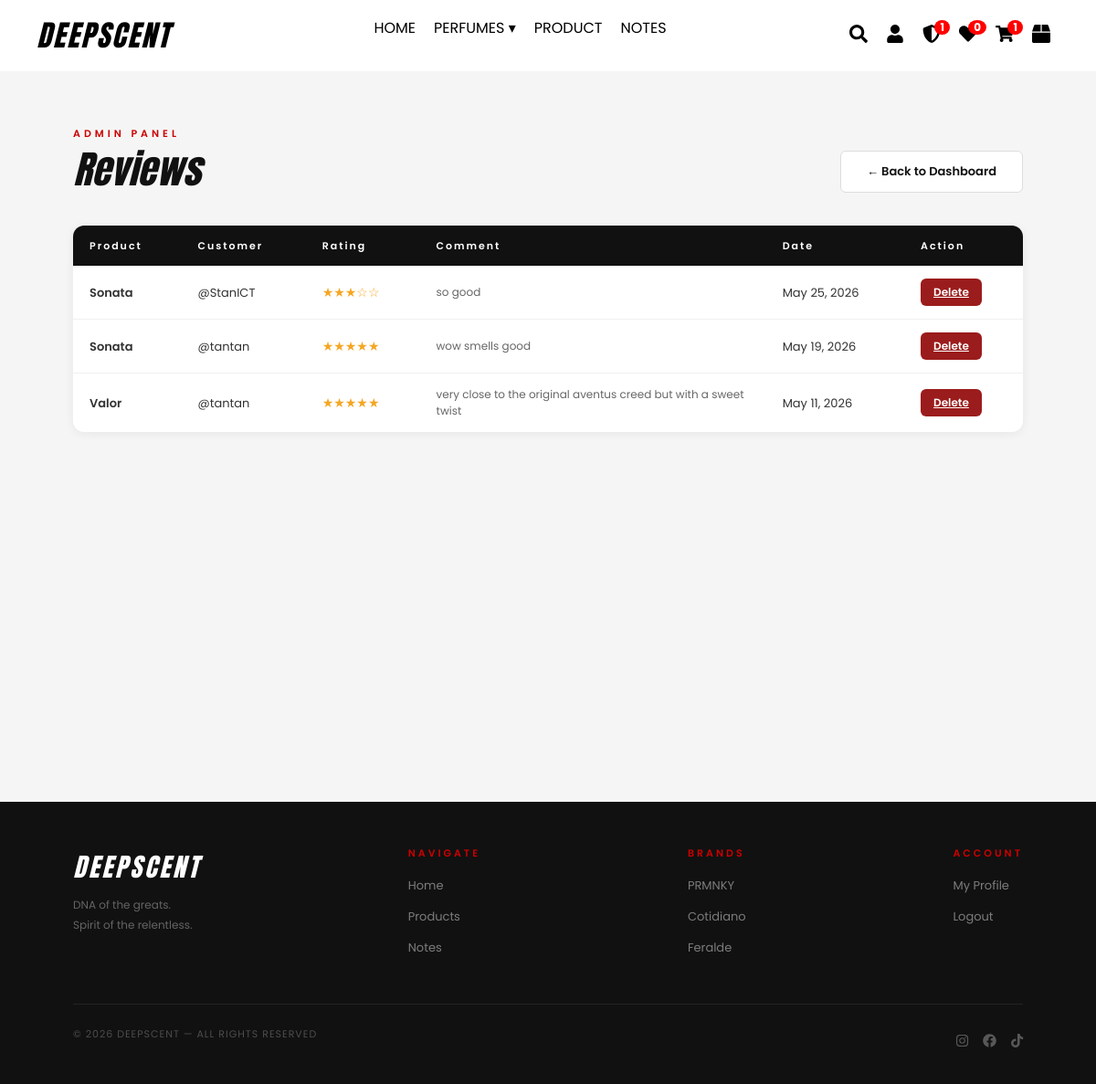
The app's page /admin/reviews (signed in), older data.
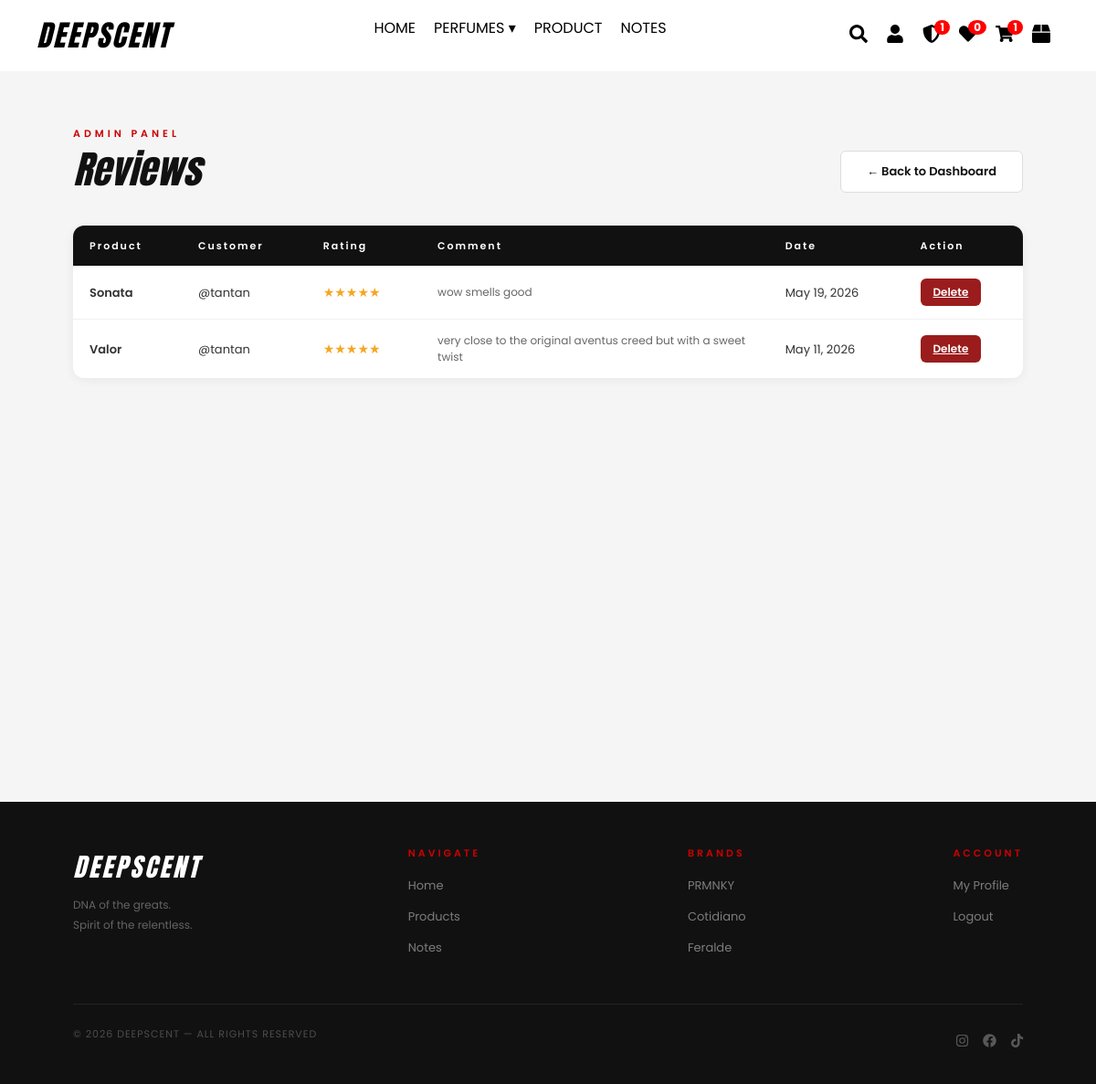
The same page, newer data.
### website/models.py (models this page shows)
class Review(db.Model):
    id = db.Column(db.Integer, primary_key=True)
    user_id = db.Column(db.Integer, db.ForeignKey('user.id'), nullable=False)
    product_id = db.Column(db.Integer, db.ForeignKey('product.id'), nullable=False)
    rating = db.Column(db.Integer, nullable=False)  # 1-5
    comment = db.Column(db.Text, nullable=True)
    created_at = db.Column(db.DateTime, default=datetime.utcnow)
    user = db.relationship('User')
    product = db.relationship('Product')

class Product(db.Model):
    id = db.Column(db.Integer, primary_key=True)
    name = db.Column(db.String(100), nullable=False)
    description = db.Column(db.Text, nullable=False)
    note_name = db.Column(db.String(100), nullable=True)
    note_image = db.Column(db.String(100), nullable=True)
    note_id = db.Column(db.Integer, db.ForeignKey('note.id'), nullable=True)
    price = db.Column(db.Float, nullable=False)
    stock_50ml = db.Column(db.Integer, default=0)
    stock_100ml = db.Column(db.Integer, default=0)
    price_100ml = db.Column(db.Float, nullable=True)
    discount = db.Column(db.Integer, default=0)  # percentage e.g. 10 = 10%
    image = db.Column(db.String(100), nullable=False)
    brand = db.Column(db.String(50), nullable=False)
    gender = db.Column(db.String(20), default='UNISEX')

class User(db.Model, UserMixin):
    id = db.Column(db.Integer, primary_key=True)
    username = db.Column(db.String(150), unique=True, nullable=False)
    password = db.Column(db.String(150), nullable=False)
    is_admin = db.Column(db.Boolean, default=False)
    avatar = db.Column(db.String(150), nullable=True)
    fullname = db.Column(db.String(150), default='')
    address = db.Column(db.String(300), default='')
    cart_items = db.relationship('CartItem', backref='user', lazy=True)
    favorites = db.relationship('Favorite', backref='user', lazy=True)
    orders = db.relationship('Order', backref='user', lazy=True)

class Brand(db.Model):
    id = db.Column(db.Integer, primary_key=True)
    name = db.Column(db.String(100), unique=True, nullable=False)
    logo = db.Column(db.String(150), nullable=True)

### website/admin.py (the view)
@admin.route("/reviews")
@login_required
def admin_reviews():
    if not current_user.is_admin:
        abort(403)
    reviews = Review.query.order_by(Review.created_at.desc()).all()
    return render_template("admin_reviews.html", reviews=reviews)

### website/templates/admin_reviews.html (shortened to what this page needs)
{% extends "base.html" %}
{% block content %}
<section class="admin-page">
    <div class="admin-header">
        <div>
            <p class="section-label">ADMIN PANEL</p>
            <h1 class="admin-title">Reviews</h1>
        </div>
        <a href="{{ url_for('admin.dashboard') }}" class="admin-btn-secondary">← Back to Dashboard</a>
    </div>
    <div class="admin-table-wrap">
        <table class="admin-table">
            <thead>
                <tr>
                    <th>Product</th>
                    <th>Customer</th>
                    <th>Rating</th>
                    <th>Comment</th>
                    <th>Date</th>
                    <th>Action</th>
                </tr>
            </thead>
            <tbody>
                {% for review in reviews %}
                <tr>
                    <td class="product-name-cell">{{ review.product.name }}</td>
                    <td>@{{ review.user.username }}</td>
                    <td><span class="stars">{% for i in range(1,6) %}{% if i <= review.rating %}★{% else %}☆{% endif %}{% endfor %}</span></td>
                    <td style="max-width:300px;font-size:12px;color:#666;">{{ review.comment or '—' }}</td>
                    <td>{{ review.created_at.strftime('%b %d, %Y') }}</td>
                    <td>
                        <a href="#" class="btn-delete" onclick="showDeleteModalFromEl(this); return false;" data-url="{{ url_for('admin.delete_review', id=review.id) }}" data-name="{{ review.product.name }} by @{{ review.user.username }}">Delete</a>
                    </td>
                </tr>
                {% else %}
                <tr><td colspan="6" class="empty-row">No reviews yet.</td></tr>
                {% endfor %}
            </tbody>
        </table>
    </div>
</section>
{% endblock %}

### website/templates/base.html (shortened to what the changed rows need)
<!DOCTYPE html>
<html lang="en">
<head>
    <link rel="stylesheet" href="{{ url_for('static', filename='css/all.min.css') }}">
    <link rel="stylesheet" href="{{ url_for('static', filename='css/bootstrap.min.css') }}">
    <link rel="stylesheet" href="{{ url_for('static', filename='css/all.min.css') }}">
    <link rel="stylesheet" href="{{ url_for('static', filename='css/style.css') }}">
    <link rel="stylesheet" href="https://unpkg.com/leaflet@1.9.4/dist/leaflet.css">
</head>
<body>
    <main>
        {% block content %}{% endblock %}
    </main>
    <footer>
        <div class="footer-inner">
            <div class="footer-links">
                <ul>
                    {% for brand in g.brands %}
                    <li><a href="{{ url_for('views.perfumes', brand=brand.name) }}">{{ brand.name }}</a></li>
                    {% endfor %}
                </ul>
            </div>
        </div>
    </footer>
</body>
</html>

Row changes from the older to the newer data that the page shows:
removed Review: product.name "Sonata", user.username "StanICT", rating 3 (drawn), comment "so good", created_at "May 25, 2026"
